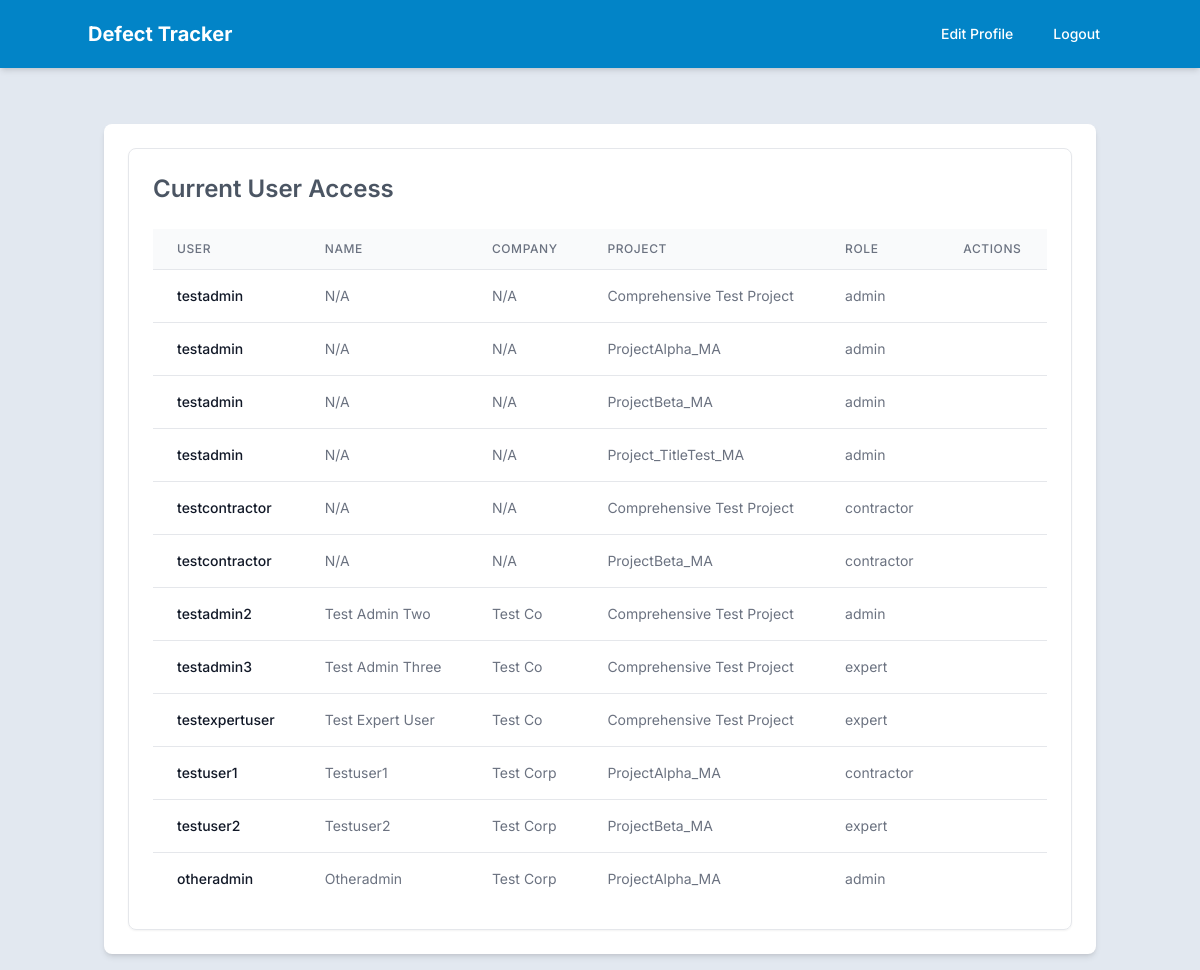
Page /manage_access (signed in) on the committed database.
### app.py (models this page shows)
class User(UserMixin, db.Model):
    __tablename__ = 'users'
    id = db.Column(db.Integer, primary_key=True)
    username = db.Column(db.String(255), unique=True, nullable=False)
    email = db.Column(db.String(255), unique=True, nullable=True)
    password = db.Column(db.String(255), nullable=False)
    role = db.Column(db.String(50), nullable=False)
    status = db.Column(db.String(50), nullable=False, default='pending_activation')
    name = db.Column(db.String(255), nullable=False, server_default="N/A")
    company = db.Column(db.String(255), nullable=False, server_default="N/A")
    projects = db.relationship('ProjectAccess', back_populates='user', cascade='all, delete-orphan')

class ProjectAccess(db.Model):
    __tablename__ = 'project_access'
    id = db.Column(db.Integer, primary_key=True)
    user_id = db.Column(db.Integer, db.ForeignKey('users.id'), nullable=False)
    project_id = db.Column(db.Integer, db.ForeignKey('projects.id'), nullable=False)
    role = db.Column(db.String(50), nullable=False)
    user = db.relationship('User', back_populates='projects')
    project = db.relationship('Project')

class Project(db.Model):
    __tablename__ = 'projects'
    id = db.Column(db.Integer, primary_key=True)
    name = db.Column(db.String(255))
    defects = db.relationship('Defect', back_populates='project', cascade='all, delete-orphan')
    checklists = db.relationship('Checklist', back_populates='project', cascade='all, delete-orphan')
    accesses = db.relationship('ProjectAccess', back_populates='project', cascade='all, delete-orphan')
    drawings = db.relationship('Drawing', back_populates='project', cascade='all, delete-orphan')

### app.py (the view, shortened to what this page needs)
@app.route('/manage_access', methods=['GET', 'POST'])
@login_required
def manage_access():
    allowed_roles_to_view = ['admin', 'expert', 'contractor', 'supervisor']
    if current_user.role not in allowed_roles_to_view:
        flash('You do not have permission to view this page.', 'error')
        return redirect(url_for('index'))
    is_admin_view = (current_user.role == 'admin')
    projects_for_forms = []
    relevant_users_to_display = []
    project_ids_to_filter_table_rows = []
    if is_admin_view:
        admin_project_accesses_get = ProjectAccess.query.filter_by(user_id=current_user.id, role='admin').all()
        project_ids_admin_administers = [pa.project_id for pa in admin_project_accesses_get]
        project_ids_to_filter_table_rows = project_ids_admin_administers
        if project_ids_admin_administers:
            projects_for_forms = Project.query.filter(Project.id.in_(project_ids_admin_administers)).order_by(Project.name).all()
            shared_project_access_entries = ProjectAccess.query.filter(
                ProjectAccess.project_id.in_(project_ids_admin_administers)
            ).all()
            if shared_project_access_entries:
                user_ids_on_shared_projects = {pa.user_id for pa in shared_project_access_entries}
                if user_ids_on_shared_projects:
                    relevant_users_to_display = User.query.filter(
                        User.id.in_(user_ids_on_shared_projects),
                        User.id != current_user.id, # Exclude current admin from the list
                        User.status == 'active'
                    ).all()
    else: # For 'expert', 'contractor', 'supervisor'
        current_user_project_accesses = ProjectAccess.query.filter_by(user_id=current_user.id).all()
        project_ids_user_is_on = [pa.project_id for pa in current_user_project_accesses]
        project_ids_to_filter_table_rows = project_ids_user_is_on
        if project_ids_user_is_on:
            shared_project_access_entries = ProjectAccess.query.filter(
                ProjectAccess.project_id.in_(project_ids_user_is_on)
            ).all()
            if shared_project_access_entries:
                user_ids_on_shared_projects = {pa.user_id for pa in shared_project_access_entries}
                if user_ids_on_shared_projects:
                    relevant_users_to_display = User.query.filter(
                        User.id.in_(user_ids_on_shared_projects),
                        User.id != current_user.id, # Still exclude self from the list
                        User.status == 'active'
                    ).all()
    return render_template('manage_access.html',
                           users=relevant_users_to_display,
                           projects_for_forms=projects_for_forms,
                           project_ids_for_filter=project_ids_to_filter_table_rows,
                           is_admin_view=is_admin_view)

### app.py (called while the page is built)
@login_manager.user_loader
def load_user(user_id):
    return db.session.get(User, int(user_id))

@app.context_processor
def utility_processor():
    def get_absolute_static_path_for_template(relative_path):
        if not relative_path:
            return None
        if ".." in relative_path:
            logger.warning(f"Potential path traversal attempt in get_absolute_static_path: {relative_path}")
            return None # Or raise an error, or return a placeholder
        absolute_path = os.path.normpath(os.path.join(app.static_folder, relative_path.lstrip('/\\')))
        if os.path.commonprefix([absolute_path, app.static_folder]) != app.static_folder:
            logger.warning(f"Path {absolute_path} resolved outside static folder from relative path {relative_path}")
            return None # Or some placeholder
        return absolute_path
    return dict(get_absolute_static_path=get_absolute_static_path_for_template)

@app.context_processor
def inject_accessible_projects():
    if current_user.is_authenticated:
        accessible_project_objects = []
        project_accesses = ProjectAccess.query.filter_by(user_id=current_user.id).all()
        project_ids = [access.project_id for access in project_accesses]
        if project_ids:
            accessible_project_objects = Project.query.filter(Project.id.in_(project_ids)).order_by(Project.name).all()
        return dict(accessible_projects=accessible_project_objects)
    return dict(accessible_projects=[])

### templates/manage_access.html (shortened to what this page needs)
{% extends "layout.html" %}
{% block content %}
<div class="container mx-auto mt-10 p-6 bg-white shadow-md rounded-lg">
    <section class="p-6 border border-gray-200 rounded-lg shadow-sm">
        <h2 class="text-2xl font-semibold mb-6 text-gray-600">Current User Access</h2>
        <div class="overflow-x-auto">
            <table class="min-w-full divide-y divide-gray-200">
                <thead class="bg-gray-50">
                    <tr>
                        <th scope="col" class="px-6 py-3 text-left text-xs font-medium text-gray-500 uppercase tracking-wider">User</th>
                        <th scope="col" class="px-6 py-3 text-left text-xs font-medium text-gray-500 uppercase tracking-wider">Name</th>
                        <th scope="col" class="px-6 py-3 text-left text-xs font-medium text-gray-500 uppercase tracking-wider">Company</th>
                        <th scope="col" class="px-6 py-3 text-left text-xs font-medium text-gray-500 uppercase tracking-wider">Project</th>
                        <th scope="col" class="px-6 py-3 text-left text-xs font-medium text-gray-500 uppercase tracking-wider">Role</th>
                        <th scope="col" class="px-6 py-3 text-left text-xs font-medium text-gray-500 uppercase tracking-wider">Actions</th>
                    </tr>
                </thead>
                <tbody class="bg-white divide-y divide-gray-200">
                    {% if users %}
                        {% for user in users %}
                            {% for project_access in user.projects %}
                                {% if project_access.project_id in project_ids_for_filter %}
                                    <tr>
                                        <td class="px-6 py-4 whitespace-nowrap text-sm font-medium text-gray-900">{{ user.username }}</td>
                                        <td class="px-6 py-4 whitespace-nowrap text-sm text-gray-500">{{ user.name }}</td>
                                        <td class="px-6 py-4 whitespace-nowrap text-sm text-gray-500">{{ user.company }}</td>
                                        <td class="px-6 py-4 whitespace-nowrap text-sm text-gray-500">{{ project_access.project.name }}</td>
                                        <td class="px-6 py-4 whitespace-nowrap text-sm text-gray-500">{{ project_access.role }}</td>
                                        <td class="px-6 py-4 whitespace-nowrap text-sm font-medium">
                                        </td>
                                    </tr>
                                {% endif %}
                            {% endfor %}
                        {% endfor %}
                    {% else %}
                        <tr>
                            <td colspan="6" class="px-6 py-4 whitespace-nowrap text-sm text-gray-500 text-center">No users to display.</td>
                        </tr>
                    {% endif %}
                </tbody>
            </table>
        </div>
    </section>
</div>
{% endblock %}

### templates/layout.html (style rules this page uses)
:root { --color-primary: #0284c7; --color-primary-hover: #0369a1; --color-secondary: #e2e8f0; --color-secondary-text: #1e293b; }
.bg-secondary { background-color: var(--color-secondary); }
.text-secondary-text { color: var(--color-secondary-text); }

### rows in the picture
User: username "testadmin", name "N/A", company "N/A"
ProjectAccess: project.name "Comprehensive Test Project", role "admin"
ProjectAccess: project.name "ProjectAlpha_MA", role "admin"
ProjectAccess: project.name "ProjectBeta_MA", role "admin"
ProjectAccess: project.name "Project_TitleTest_MA", role "admin"
User: username "testcontractor", name "N/A", company "N/A"
ProjectAccess: project.name "Comprehensive Test Project", role "contractor"
ProjectAccess: project.name "ProjectBeta_MA", role "contractor"
User: username "testadmin2", name "Test Admin Two", company "Test Co"
ProjectAccess: project.name "Comprehensive Test Project", role "admin"
User: username "testadmin3", name "Test Admin Three", company "Test Co"
ProjectAccess: project.name "Comprehensive Test Project", role "expert"
User: username "testexpertuser", name "Test Expert User", company "Test Co"
ProjectAccess: project.name "Comprehensive Test Project", role "expert"
User: username "testuser1", name "Testuser1", company "Test Corp"
ProjectAccess: project.name "ProjectAlpha_MA", role "contractor"
User: username "testuser2", name "Testuser2", company "Test Corp"
ProjectAccess: project.name "ProjectBeta_MA", role "expert"
User: username "otheradmin", name "Otheradmin", company "Test Corp"
ProjectAccess: project.name "ProjectAlpha_MA", role "admin"
